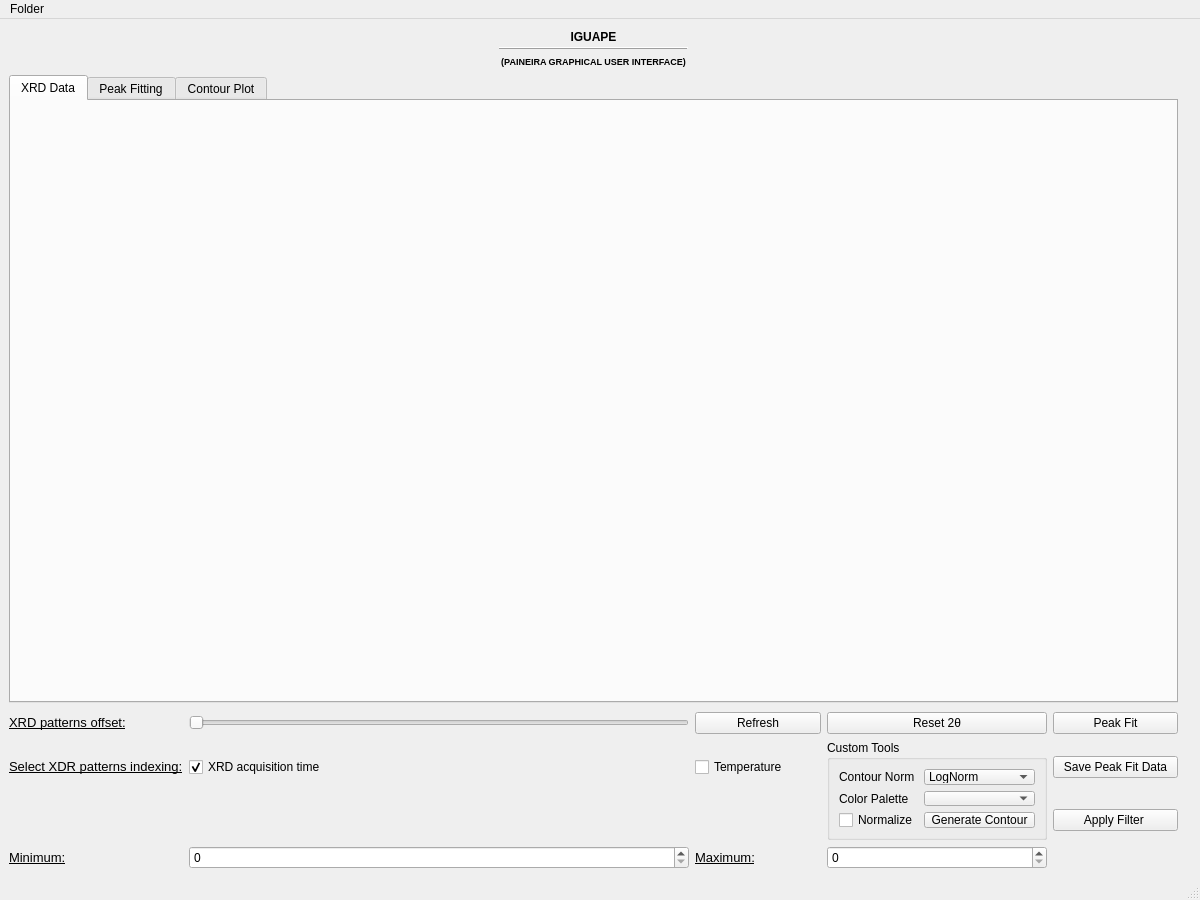
<?xml version="1.0" encoding="UTF-8"?>
<ui version="4.0">
 <class>MainWindow</class>
 <widget class="QMainWindow" name="MainWindow">
  <property name="geometry">
   <rect>
    <x>0</x>
    <y>0</y>
    <width>1200</width>
    <height>900</height>
   </rect>
  </property>
  <property name="windowTitle">
   <string>Iguape</string>
  </property>
  <property name="windowIcon">
   <iconset>
    <normaloff>Icons/Logo_IGUAPE.png</normaloff>Icons/Logo_IGUAPE.png</iconset>
  </property>
  <property name="styleSheet">
   <string notr="true"/>
  </property>
  <widget class="QWidget" name="centralwidget">
   <layout class="QGridLayout" name="gridLayout_3">
    <item row="0" column="0">
     <layout class="QVBoxLayout" name="verticalLayout">
      <item>
       <layout class="QHBoxLayout" name="horizontalLayout">
        <item>
         <widget class="QLabel" name="CNPEM_logo">
          <property name="maximumSize">
           <size>
            <width>100</width>
            <height>50</height>
           </size>
          </property>
          <property name="text">
           <string/>
          </property>
          <property name="pixmap">
           <pixmap>Icons/CNPEM-logo-colorido-2023_resize.png</pixmap>
          </property>
         </widget>
        </item>
        <item>
         <spacer name="horizontalSpacer">
          <property name="orientation">
           <enum>Qt::Horizontal</enum>
          </property>
          <property name="sizeHint" stdset="0">
           <size>
            <width>40</width>
            <height>20</height>
           </size>
          </property>
         </spacer>
        </item>
        <item>
         <widget class="QLabel" name="title_label">
          <property name="minimumSize">
           <size>
            <width>0</width>
            <height>0</height>
           </size>
          </property>
          <property name="maximumSize">
           <size>
            <width>16777215</width>
            <height>50</height>
           </size>
          </property>
          <property name="frameShape">
           <enum>QFrame::HLine</enum>
          </property>
          <property name="frameShadow">
           <enum>QFrame::Raised</enum>
          </property>
          <property name="lineWidth">
           <number>1</number>
          </property>
          <property name="text">
           <string>&lt;html&gt;&lt;head/&gt;&lt;body&gt;&lt;p align=&quot;center&quot;&gt;&lt;span style=&quot; font-weight:600;&quot;&gt;IGUAPE&lt;/span&gt;&lt;/p&gt;&lt;p align=&quot;center&quot;&gt;&lt;span style=&quot; font-size:7pt; font-weight:600;&quot;&gt;(PAINEIRA GRAPHICAL USER INTERFACE)&lt;/span&gt;&lt;/p&gt;&lt;/body&gt;&lt;/html&gt;</string>
          </property>
          <property name="alignment">
           <set>Qt::AlignCenter</set>
          </property>
         </widget>
        </item>
        <item>
         <spacer name="horizontalSpacer_2">
          <property name="orientation">
           <enum>Qt::Horizontal</enum>
          </property>
          <property name="sizeHint" stdset="0">
           <size>
            <width>40</width>
            <height>20</height>
           </size>
          </property>
         </spacer>
        </item>
        <item>
         <widget class="QLabel" name="LNLS_logo">
          <property name="maximumSize">
           <size>
            <width>16777215</width>
            <height>50</height>
           </size>
          </property>
          <property name="text">
           <string/>
          </property>
          <property name="pixmap">
           <pixmap>Icons/LNLS_logo_resize.png</pixmap>
          </property>
          <property name="alignment">
           <set>Qt::AlignCenter</set>
          </property>
         </widget>
        </item>
       </layout>
      </item>
      <item>
       <widget class="QTabWidget" name="tabWidget">
        <property name="minimumSize">
         <size>
          <width>900</width>
          <height>400</height>
         </size>
        </property>
        <property name="currentIndex">
         <number>0</number>
        </property>
        <widget class="QWidget" name="XRD_data_tab">
         <attribute name="title">
          <string>XRD Data</string>
         </attribute>
        </widget>
        <widget class="QWidget" name="peak_fit_tab">
         <attribute name="title">
          <string>Peak Fitting</string>
         </attribute>
        </widget>
        <widget class="QWidget" name="contour_tab">
         <attribute name="title">
          <string>Contour Plot</string>
         </attribute>
        </widget>
       </widget>
      </item>
      <item>
       <spacer name="verticalSpacer">
        <property name="orientation">
         <enum>Qt::Vertical</enum>
        </property>
        <property name="sizeType">
         <enum>QSizePolicy::Fixed</enum>
        </property>
        <property name="sizeHint" stdset="0">
         <size>
          <width>20</width>
          <height>3</height>
         </size>
        </property>
       </spacer>
      </item>
      <item>
       <layout class="QGridLayout" name="gridLayout">
        <item row="0" column="3">
         <widget class="QPushButton" name="reset_button">
          <property name="minimumSize">
           <size>
            <width>0</width>
            <height>0</height>
           </size>
          </property>
          <property name="maximumSize">
           <size>
            <width>16777215</width>
            <height>16777215</height>
           </size>
          </property>
          <property name="toolTip">
           <string>Press to reset the 2θ interval to the deafult range</string>
          </property>
          <property name="text">
           <string>Reset 2θ</string>
          </property>
         </widget>
        </item>
        <item row="0" column="4">
         <widget class="QPushButton" name="peak_fit_button">
          <property name="maximumSize">
           <size>
            <width>16777215</width>
            <height>16777215</height>
           </size>
          </property>
          <property name="toolTip">
           <string>Press to open the Peak Fit Window</string>
          </property>
          <property name="text">
           <string>Peak Fit</string>
          </property>
          <property name="icon">
           <iconset>
            <normaloff>Icons/peak_fit_icon.png</normaloff>Icons/peak_fit_icon.png</iconset>
          </property>
         </widget>
        </item>
        <item row="1" column="0">
         <widget class="QLabel" name="index_label">
          <property name="text">
           <string>&lt;html&gt;&lt;head/&gt;&lt;body&gt;&lt;p&gt;&lt;span style=&quot; font-size:10pt; text-decoration: underline;&quot;&gt;Select XDR patterns indexing:&lt;/span&gt;&lt;/p&gt;&lt;/body&gt;&lt;/html&gt;</string>
          </property>
         </widget>
        </item>
        <item row="3" column="2">
         <widget class="QLabel" name="max_filter_label">
          <property name="maximumSize">
           <size>
            <width>16777215</width>
            <height>16777215</height>
           </size>
          </property>
          <property name="text">
           <string>&lt;html&gt;&lt;head/&gt;&lt;body&gt;&lt;p&gt;&lt;span style=&quot; font-size:10pt; text-decoration: underline;&quot;&gt;Maximum:&lt;/span&gt;&lt;/p&gt;&lt;/body&gt;&lt;/html&gt;</string>
          </property>
         </widget>
        </item>
        <item row="0" column="1">
         <widget class="QSlider" name="offset_slider">
          <property name="maximumSize">
           <size>
            <width>500</width>
            <height>16777215</height>
           </size>
          </property>
          <property name="toolTip">
           <string>Select the XRD patterns offset</string>
          </property>
          <property name="layoutDirection">
           <enum>Qt::LeftToRight</enum>
          </property>
          <property name="orientation">
           <enum>Qt::Horizontal</enum>
          </property>
          <property name="invertedAppearance">
           <bool>false</bool>
          </property>
          <property name="invertedControls">
           <bool>false</bool>
          </property>
         </widget>
        </item>
        <item row="1" column="4">
         <widget class="QPushButton" name="save_peak_fit_data_button">
          <property name="minimumSize">
           <size>
            <width>0</width>
            <height>0</height>
           </size>
          </property>
          <property name="maximumSize">
           <size>
            <width>16777215</width>
            <height>16777215</height>
           </size>
          </property>
          <property name="toolTip">
           <string>Press to save the data as a CSV file</string>
          </property>
          <property name="text">
           <string>Save Peak Fit Data</string>
          </property>
          <property name="icon">
           <iconset>
            <normaloff>Icons/Save_Icon.png</normaloff>Icons/Save_Icon.png</iconset>
          </property>
         </widget>
        </item>
        <item row="2" column="4">
         <widget class="QPushButton" name="filter_button">
          <property name="maximumSize">
           <size>
            <width>16777215</width>
            <height>16777215</height>
           </size>
          </property>
          <property name="toolTip">
           <string>Press to apply the temperature/measure order range</string>
          </property>
          <property name="text">
           <string>Apply Filter </string>
          </property>
          <property name="icon">
           <iconset>
            <normaloff>Icons/Filter_Icon.png</normaloff>Icons/Filter_Icon.png</iconset>
          </property>
         </widget>
        </item>
        <item row="3" column="3">
         <widget class="QDoubleSpinBox" name="max_temp_doubleSpinBox_2">
          <property name="maximumSize">
           <size>
            <width>16777215</width>
            <height>16777215</height>
           </size>
          </property>
          <property name="frame">
           <bool>true</bool>
          </property>
          <property name="decimals">
           <number>0</number>
          </property>
         </widget>
        </item>
        <item row="3" column="1">
         <widget class="QDoubleSpinBox" name="min_temp_doubleSpinBox">
          <property name="maximumSize">
           <size>
            <width>16777215</width>
            <height>16777215</height>
           </size>
          </property>
          <property name="decimals">
           <number>0</number>
          </property>
         </widget>
        </item>
        <item row="3" column="0">
         <widget class="QLabel" name="min_filter_label">
          <property name="maximumSize">
           <size>
            <width>16777215</width>
            <height>16777215</height>
           </size>
          </property>
          <property name="text">
           <string>&lt;html&gt;&lt;head/&gt;&lt;body&gt;&lt;p&gt;&lt;span style=&quot; font-size:10pt; text-decoration: underline;&quot;&gt;Minimum:&lt;/span&gt;&lt;/p&gt;&lt;/body&gt;&lt;/html&gt;</string>
          </property>
         </widget>
        </item>
        <item row="1" column="2">
         <widget class="QCheckBox" name="temperature_checkbox">
          <property name="maximumSize">
           <size>
            <width>16777215</width>
            <height>16777215</height>
           </size>
          </property>
          <property name="text">
           <string>Temperature</string>
          </property>
         </widget>
        </item>
        <item row="1" column="1">
         <widget class="QCheckBox" name="XRD_measure_order_checkbox">
          <property name="maximumSize">
           <size>
            <width>16777215</width>
            <height>16777215</height>
           </size>
          </property>
          <property name="text">
           <string>XRD acquisition time</string>
          </property>
          <property name="checkable">
           <bool>true</bool>
          </property>
          <property name="checked">
           <bool>true</bool>
          </property>
          <property name="tristate">
           <bool>false</bool>
          </property>
         </widget>
        </item>
        <item row="0" column="0">
         <widget class="QLabel" name="offset_label">
          <property name="text">
           <string>&lt;html&gt;&lt;head/&gt;&lt;body&gt;&lt;p&gt;&lt;span style=&quot; font-size:10pt; text-decoration: underline;&quot;&gt;XRD patterns offset:&lt;/span&gt;&lt;/p&gt;&lt;/body&gt;&lt;/html&gt;</string>
          </property>
         </widget>
        </item>
        <item row="0" column="2">
         <widget class="QPushButton" name="refresh_button">
          <property name="maximumSize">
           <size>
            <width>16777215</width>
            <height>16777215</height>
           </size>
          </property>
          <property name="toolTip">
           <string>Press to refresh the graph with the new XRD patterns</string>
          </property>
          <property name="text">
           <string>Refresh</string>
          </property>
          <property name="icon">
           <iconset>
            <normaloff>Icons/Refresh_Icon.png</normaloff>Icons/Refresh_Icon.png</iconset>
          </property>
         </widget>
        </item>
        <item row="1" column="3" rowspan="2">
         <widget class="QGroupBox" name="groupBox">
          <property name="maximumSize">
           <size>
            <width>16777215</width>
            <height>100</height>
           </size>
          </property>
          <property name="title">
           <string>Custom Tools</string>
          </property>
          <layout class="QGridLayout" name="gridLayout_2">
           <item row="0" column="0">
            <layout class="QFormLayout" name="formLayout">
             <item row="0" column="1">
              <widget class="QComboBox" name="comboBox">
               <item>
                <property name="text">
                 <string>LogNorm</string>
                </property>
               </item>
               <item>
                <property name="text">
                 <string>PowerNorm</string>
                </property>
               </item>
               <item>
                <property name="text">
                 <string>CenteredNorm</string>
                </property>
               </item>
              </widget>
             </item>
             <item row="0" column="0">
              <widget class="QLabel" name="label_2">
               <property name="text">
                <string>Contour Norm</string>
               </property>
              </widget>
             </item>
             <item row="1" column="0">
              <widget class="QLabel" name="label">
               <property name="text">
                <string>Color Palette</string>
               </property>
              </widget>
             </item>
             <item row="1" column="1">
              <widget class="QComboBox" name="comboBox_2"/>
             </item>
             <item row="2" column="0">
              <widget class="QCheckBox" name="normalize_checkBox">
               <property name="text">
                <string>Normalize</string>
               </property>
              </widget>
             </item>
             <item row="2" column="1">
              <widget class="QPushButton" name="contour_button">
               <property name="text">
                <string>Generate Contour</string>
               </property>
              </widget>
             </item>
            </layout>
           </item>
          </layout>
         </widget>
        </item>
       </layout>
      </item>
     </layout>
    </item>
    <item row="0" column="1">
     <widget class="QLabel" name="paineir_logo">
      <property name="maximumSize">
       <size>
        <width>70</width>
        <height>100</height>
       </size>
      </property>
      <property name="text">
       <string/>
      </property>
      <property name="pixmap">
       <pixmap>Icons/Paineira_resize.png</pixmap>
      </property>
      <property name="alignment">
       <set>Qt::AlignRight|Qt::AlignTrailing|Qt::AlignVCenter</set>
      </property>
     </widget>
    </item>
   </layout>
  </widget>
  <widget class="QMenuBar" name="menubar">
   <property name="geometry">
    <rect>
     <x>0</x>
     <y>0</y>
     <width>1200</width>
     <height>21</height>
    </rect>
   </property>
   <widget class="QMenu" name="menuFolder">
    <property name="title">
     <string>Folder</string>
    </property>
    <addaction name="actionOpen_New_Folder"/>
    <addaction name="separator"/>
    <addaction name="actionAbout"/>
    <addaction name="actionHelp"/>
   </widget>
   <addaction name="menuFolder"/>
  </widget>
  <widget class="QStatusBar" name="statusbar"/>
  <action name="actionOpen_New_Folder">
   <property name="text">
    <string>Open New Folder</string>
   </property>
  </action>
  <action name="actionAbout">
   <property name="text">
    <string>About</string>
   </property>
  </action>
  <action name="actionHelp">
   <property name="text">
    <string>Help</string>
   </property>
  </action>
 </widget>
 <resources/>
 <connections/>
</ui>
